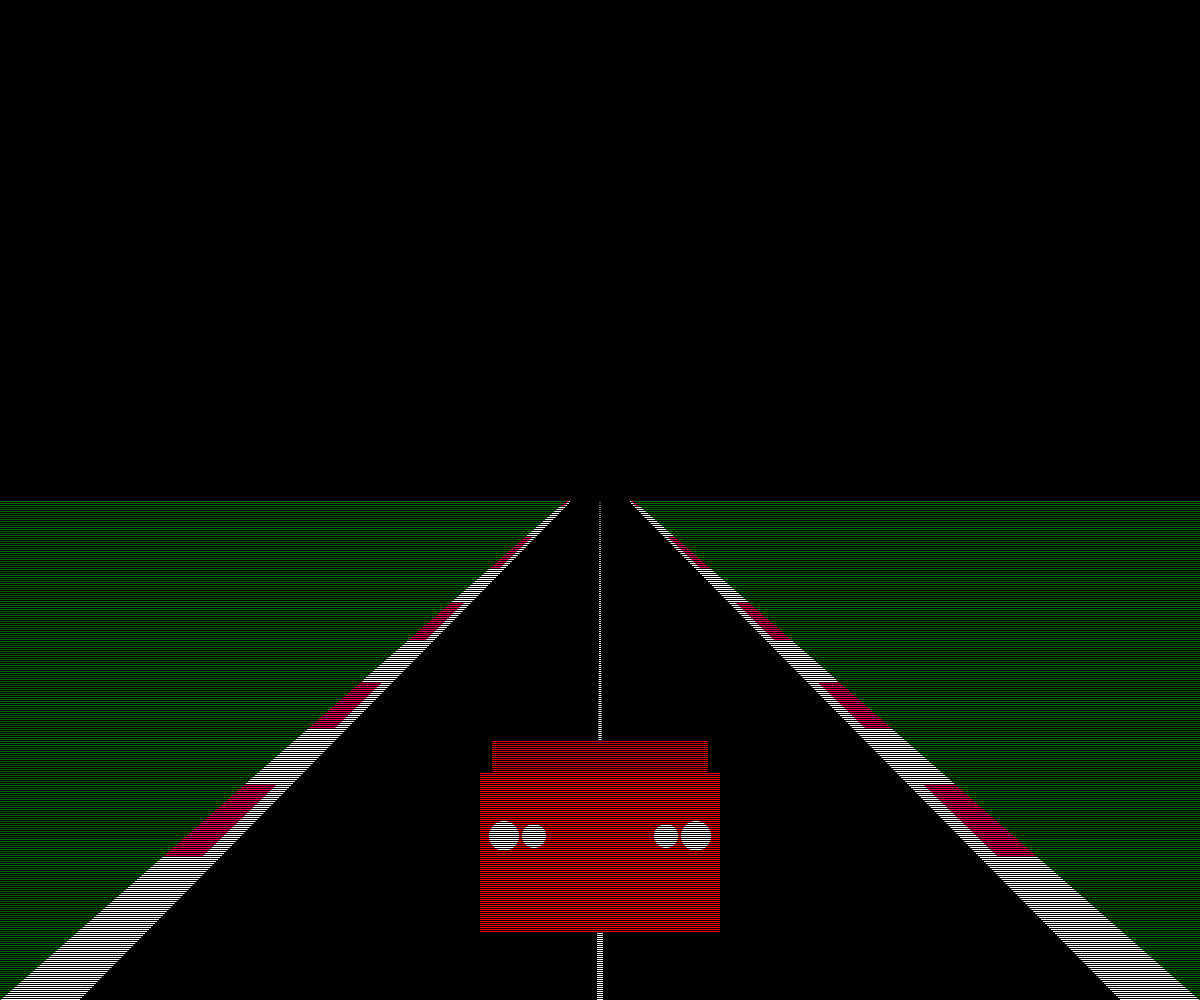
Frame 1 (no input)
Frame 60 (no input): identical to frame 1, image omitted
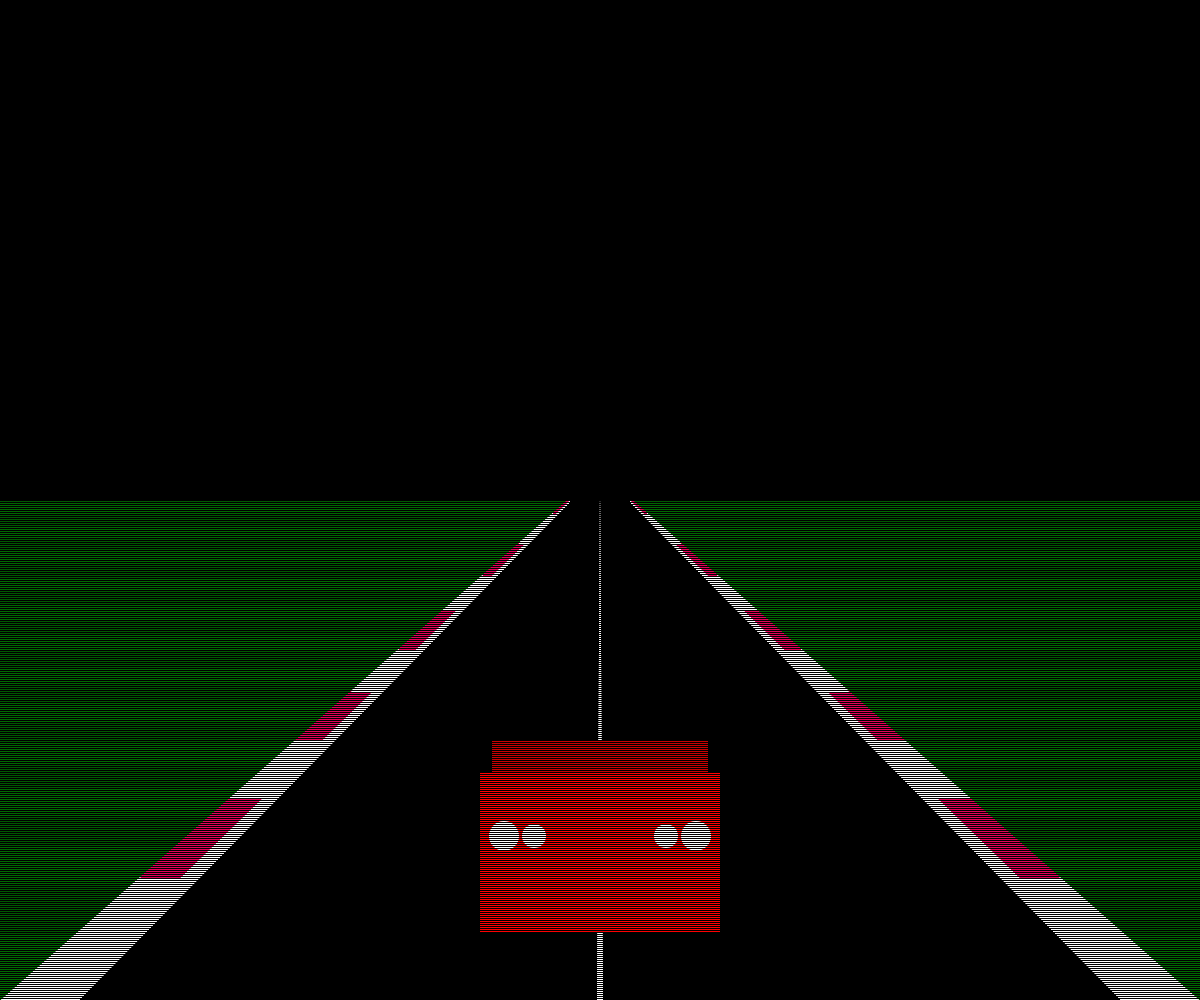
Frame 120 (the mouse pressed at the canvas centre since frame 60)

The p5.js sketch that drew these frames (run headless with seeded random() and noise() and a simulated clock; from frame 60 on, the mouse is pressed at the canvas centre):

// p5.js sketch
// ── sketch.js
const topRoadPercentage = 0.05;
const bottomRoadPercentage = 0.9;

let debugMode;
let horizon;
let end;
let distance;

let moving;
let endIndex;
let dir;

let playerX;
let playerY;
let carWidth;
let carHeight;

let playerSpeed;
let maxSpeed;
let acceleration;
let deceleration;

function setup() {
    createCanvas(windowWidth, windowHeight);
    debugMode = false;
    end = width / 2;
    horizon = height * 0.5;
    distance = 0;

    moving = false;
    endIndex = 0;
    dir = 1;

    playerX = end;
    playerY = horizon * 0.2;
    carWidth = width * 0.2;
    carHeight = height * 0.16;

    playerSpeed = 0;
    maxSpeed = 0.75;
    acceleration = 0;
    deceleration = 0;
}

function middle(y) {
    let a = (end - width / 2) / -pow(horizon, 3);
    return -a * pow(y, 3) + width / 2;
}

function oscillator(y, modifier) {
    let x = 8 / horizon * y + 0.5;
    return abs(sin(modifier * pow(x, 2) + 0.5 * distance));
}

function drawGrass() {
    noStroke();
    for (let y = horizon - 1; y >= 0; y--) {
        if (oscillator(y, 0.5) - oscillator(y - 1, 0.5) > 0)
            fill(0, 104, 0);
        else
            fill(0, 88, 0);
        rect(0, height - y, width, 2);
    }
}

function drawKerbs() {
    const bottomKerbPercentage = bottomRoadPercentage + 0.1;
    const topKerbPercentage = topRoadPercentage * bottomKerbPercentage / bottomRoadPercentage;
    noStroke();
    let kerbWidth = 0;
    for (let y = 0; y < horizon; y++) {
        kerbWidth = (topKerbPercentage - bottomKerbPercentage) / (horizon) * y + bottomKerbPercentage;
        kerbWidth *= width;
        if (oscillator(y, 0.2) - oscillator(y - 1, 0.2) > 0)
            fill(255);
        else
            fill(228, 0, 88);
        rect(middle(y) - kerbWidth / 2, height - y, kerbWidth, 2);
    }
}

function roadWidth(y) {
    return ((topRoadPercentage - bottomRoadPercentage) / (horizon) * y + bottomRoadPercentage) * width;
}

function drawRoad() {
    noStroke();
    fill(0, 0, 0);
    let w = 0;
    for (let y = 0; y < horizon; y++) {
        w = roadWidth(y);
        rect(middle(y) - w / 2, height - y, w, 2);
    }
}

function drawRoadLines() {
    const bottomLinePercentage = 0.005;
    const topLinePercentage = topRoadPercentage * bottomLinePercentage / bottomRoadPercentage;
    noStroke();
    let lineWidth = 0;
    for (let y = 0; y < horizon; y++) {
        fill(255);
        lineWidth = (topLinePercentage - bottomLinePercentage) / (horizon) * y + bottomLinePercentage;
        lineWidth *= width;
        rect(middle(y) - lineWidth / 2, height - y, lineWidth, 2);

        fill(255);
        rect(middle(y) - roadWidth(y) / 2 - lineWidth * 1, height - y, lineWidth * 4, 2);
        rect(middle(y) + roadWidth(y) / 2 - lineWidth * 3, height - y, lineWidth * 4, 2);
    }
}

function debugRacingLine() {
    if (!debugMode)
        return;

    stroke(255, 0, 0);
    beginShape(LINES);
    for (let y = 0; y < horizon; y++) {
        vertex(middle(y), height - y);
    }
    endShape();
}

function drawTrack() {
    drawGrass();
    drawKerbs();
    drawRoad();
    drawRoadLines();
}

function pseudoRetroEffect() {
    noStroke();
    fill(0);
    for (let y = 0; y < height; y += 2) {
        rect(0, y, width, 1);
    }
}

function drawCar() {
    noStroke();
    
    fill(200, 0, 0);
    // 65 = A, 37 = Left Arrow
    if (keyIsDown(65) || keyIsDown(37)) {
        rect(playerX - carWidth * 0.9 / 2 - carHeight * 0.3, height - playerY - carHeight * 1, carWidth * 0.9, carHeight * 0.6);
    }
    // 68 = D, 39 = Right Arrow
    else if (keyIsDown(68) || keyIsDown(39)) {
        rect(playerX - carWidth * 0.9 / 2 + carHeight * 0.3, height - playerY - carHeight * 1, carWidth * 0.9, carHeight * 0.6);
    } else {
        rect(playerX - carWidth * 0.9 / 2, height - playerY - carHeight * 1, carWidth * 0.9, carHeight * 0.6);
    }

    fill(255, 0, 0);
    rect(playerX - carWidth / 2, height - playerY - carHeight * 0.8, carWidth, carHeight);

    fill(255);
    circle(playerX - carWidth / 2 * 0.8, height - playerY - carHeight / 2 * 0.8, width * 0.025);
    circle(playerX - carWidth / 2 * 0.55, height - playerY - carHeight / 2 * 0.8, width * 0.02);
    circle(playerX + carWidth / 2 * 0.8, height - playerY - carHeight / 2 * 0.8, width * 0.025);
    circle(playerX + carWidth / 2 * 0.55, height - playerY - carHeight / 2 * 0.8, width * 0.02);

    if (debugMode) {
        fill(255);
        circle(playerX, height - playerY, width * 0.01);
    }
}

function updatePlayer() {
    // Moving Forward Logic.         
    // 87 = W, 38 = Up Arrow    
    if (keyIsDown(87) || keyIsDown(38) || mouseIsPressed) {
        // Off Road
        if (playerX - carWidth / 2 < middle(playerY) - roadWidth(playerY) / 2 || playerX + carWidth / 2 > middle(playerY) + roadWidth(playerY) / 2) {
            playerSpeed = playerSpeed + acceleration > maxSpeed * 0.1 ? playerSpeed + acceleration : maxSpeed * 0.1;
            acceleration += deceleration;
            deceleration -= 0.00001;
        }
        // On Road
        else {
            if (acceleration < 0) {
                acceleration = 0.00001;
            }
            playerSpeed = playerSpeed + acceleration < maxSpeed ? playerSpeed + acceleration : maxSpeed;
            acceleration += 0.00002;
        }
    } else {
        if (moving) {
            playerSpeed = playerSpeed + acceleration > 0 ? playerSpeed + acceleration : 0;
            acceleration += deceleration;
            deceleration -= 0.000002;
        }
    }

    distance += playerSpeed;
    moving = playerSpeed > 0;

    if (!moving){
        deceleration = 0;
    }

    // Moving Laterally Logic
    // 65 = A, 37 = Left Arrow
    if (keyIsDown(65) || keyIsDown(37) || (mouseIsPressed && mouseX < width * 0.4)) {
        playerX -= 4 / (playerSpeed + 1);
    }
    // 68 = D, 39 = Right Arrow
    if (keyIsDown(68) || keyIsDown(39)|| (mouseIsPressed && mouseX > width * 0.6)) {
        playerX += 4 / (playerSpeed + 1);
    }
}

function updateTrack() {
    if (moving) {
        if (distance < 100) {
            end = width / 2;
        } else {
            end = width / 2 + dir * sin(endIndex) * width / 2;
            endIndex += playerSpeed * 0.01;

            playerX += 5 * playerSpeed * dir * -1;

            if (sin(endIndex) <= 0) {
                distance = 0;
                endIndex = 0;
                dir = random() * 10 < 5 ? -1 : 1;
            }
        }
    }
}

function draw() {
    background(0);

    updatePlayer();
    updateTrack();

    drawTrack();
    debugRacingLine();

    drawCar();

    pseudoRetroEffect();
}
